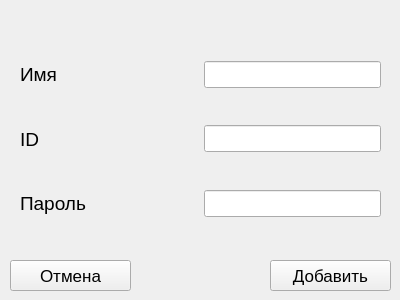
<?xml version="1.0" encoding="UTF-8"?>
<ui version="4.0">
 <class>widget</class>
 <widget class="QWidget" name="widget">
  <property name="geometry">
   <rect>
    <x>0</x>
    <y>0</y>
    <width>400</width>
    <height>300</height>
   </rect>
  </property>
  <property name="windowTitle">
   <string>Form</string>
  </property>
  <widget class="QPushButton" name="AddButton">
   <property name="geometry">
    <rect>
     <x>270</x>
     <y>260</y>
     <width>121</width>
     <height>31</height>
    </rect>
   </property>
   <property name="sizePolicy">
    <sizepolicy hsizetype="MinimumExpanding" vsizetype="Fixed">
     <horstretch>0</horstretch>
     <verstretch>0</verstretch>
    </sizepolicy>
   </property>
   <property name="font">
    <font>
     <pointsize>13</pointsize>
    </font>
   </property>
   <property name="text">
    <string>Добавить</string>
   </property>
  </widget>
  <widget class="QPushButton" name="CancelButton">
   <property name="geometry">
    <rect>
     <x>10</x>
     <y>260</y>
     <width>121</width>
     <height>31</height>
    </rect>
   </property>
   <property name="sizePolicy">
    <sizepolicy hsizetype="MinimumExpanding" vsizetype="Fixed">
     <horstretch>0</horstretch>
     <verstretch>0</verstretch>
    </sizepolicy>
   </property>
   <property name="font">
    <font>
     <pointsize>13</pointsize>
    </font>
   </property>
   <property name="text">
    <string>Отмена</string>
   </property>
  </widget>
  <widget class="QWidget" name="layoutWidget_2">
   <property name="geometry">
    <rect>
     <x>20</x>
     <y>174</y>
     <width>361</width>
     <height>59</height>
    </rect>
   </property>
   <layout class="QHBoxLayout" name="horizontalLayout_3">
    <item>
     <widget class="QLabel" name="passLabel">
      <property name="sizePolicy">
       <sizepolicy hsizetype="MinimumExpanding" vsizetype="Preferred">
        <horstretch>0</horstretch>
        <verstretch>0</verstretch>
       </sizepolicy>
      </property>
      <property name="font">
       <font>
        <pointsize>14</pointsize>
       </font>
      </property>
      <property name="text">
       <string>Пароль</string>
      </property>
     </widget>
    </item>
    <item>
     <widget class="QLineEdit" name="passLineEdit">
      <property name="font">
       <font>
        <pointsize>12</pointsize>
       </font>
      </property>
     </widget>
    </item>
   </layout>
  </widget>
  <widget class="QWidget" name="layoutWidget">
   <property name="geometry">
    <rect>
     <x>20</x>
     <y>45</y>
     <width>361</width>
     <height>59</height>
    </rect>
   </property>
   <layout class="QHBoxLayout" name="horizontalLayout">
    <item>
     <widget class="QLabel" name="nameLabel">
      <property name="sizePolicy">
       <sizepolicy hsizetype="Expanding" vsizetype="Preferred">
        <horstretch>0</horstretch>
        <verstretch>0</verstretch>
       </sizepolicy>
      </property>
      <property name="font">
       <font>
        <pointsize>14</pointsize>
       </font>
      </property>
      <property name="text">
       <string>Имя</string>
      </property>
     </widget>
    </item>
    <item>
     <widget class="QLineEdit" name="nameLineEdit">
      <property name="font">
       <font>
        <pointsize>12</pointsize>
       </font>
      </property>
     </widget>
    </item>
   </layout>
  </widget>
  <widget class="QWidget" name="layoutWidget_3">
   <property name="geometry">
    <rect>
     <x>20</x>
     <y>110</y>
     <width>361</width>
     <height>58</height>
    </rect>
   </property>
   <layout class="QHBoxLayout" name="horizontalLayout_2">
    <item>
     <widget class="QLabel" name="IDLabel">
      <property name="sizePolicy">
       <sizepolicy hsizetype="MinimumExpanding" vsizetype="Preferred">
        <horstretch>0</horstretch>
        <verstretch>0</verstretch>
       </sizepolicy>
      </property>
      <property name="font">
       <font>
        <pointsize>14</pointsize>
       </font>
      </property>
      <property name="text">
       <string>ID</string>
      </property>
     </widget>
    </item>
    <item>
     <widget class="QLineEdit" name="IDLineEdit">
      <property name="font">
       <font>
        <pointsize>12</pointsize>
       </font>
      </property>
     </widget>
    </item>
   </layout>
  </widget>
 </widget>
 <resources/>
 <connections/>
</ui>
